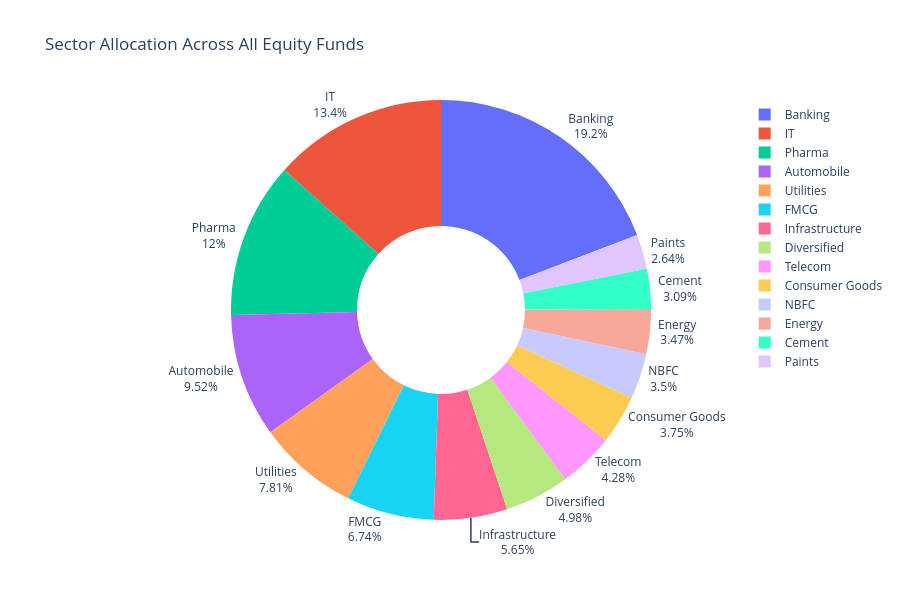

Here is the notebook cell this chart was saved with:
### Code cell
# TASK 9 - Sector Allocation Donut Chart

# Aggregate sector weights across all equity funds
sector_allocation = portfolio_df.groupby('sector')['weight_pct'].sum().reset_index()
sector_allocation = sector_allocation.sort_values('weight_pct', ascending=False)

fig = px.pie(sector_allocation,
             names='sector',
             values='weight_pct',
             title='Sector Allocation Across All Equity Funds',
             hole=0.4)

fig.update_traces(textposition='outside', textinfo='percent+label')
fig.update_layout(height=600, showlegend=True)

fig.show()
fig.write_html("reports/task9_sector_allocation.html")
print("Task 9 Done! ")

### Figure 1 — Plotly figure (JSON) as saved in the notebook; plotly's stock layout.template omitted (floating-point values rounded to 4 significant figures)
{"data": [{"domain": {"x": [0, 1], "y": [0, 1]}, "hole": 0.4, "hovertemplate": "sector=%{label}<br>weight_pct=%{value}<extra></extra>", "labels": ["Banking", "IT", "Pharma", "Automobile", "Utilities", "FMCG", "Infrastructure", "Diversified", "Telecom", "Consumer Goods", "NBFC", "Energy", "Cement", "Paints"], "legendgroup": "", "name": "", "showlegend": true, "textinfo": "percent+label", "textposition": "outside", "type": "pie", "values": [652.3, 455.5, 407.4, 323.6, 265.5, 229.1, 192.2, 169.2, 145.6, 127.6, 119.1, 117.9, 105.0, 89.86]}], "layout": {"height": 600, "legend": {"tracegroupgap": 0}, "showlegend": true, "title": {"text": "Sector Allocation Across All Equity Funds"}}}
